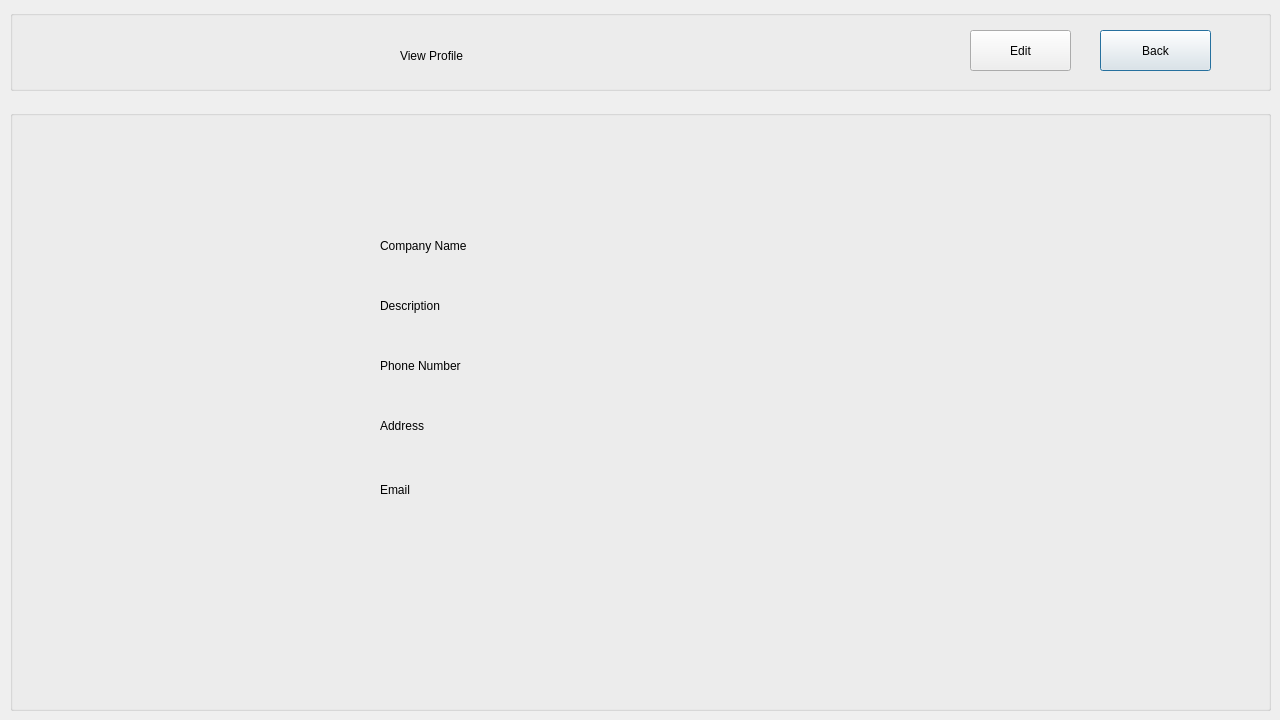
<?xml version="1.0" encoding="UTF-8"?>
<ui version="4.0">
 <class>vprofileemp</class>
 <widget class="QDialog" name="vprofileemp">
  <property name="geometry">
   <rect>
    <x>0</x>
    <y>0</y>
    <width>1280</width>
    <height>720</height>
   </rect>
  </property>
  <property name="windowTitle">
   <string>Dialog</string>
  </property>
  <widget class="QGroupBox" name="groupBox_empvp">
   <property name="geometry">
    <rect>
     <x>10</x>
     <y>10</y>
     <width>1261</width>
     <height>81</height>
    </rect>
   </property>
   <property name="title">
    <string/>
   </property>
   <widget class="QPushButton" name="pushButton_backvj">
    <property name="geometry">
     <rect>
      <x>1090</x>
      <y>20</y>
      <width>111</width>
      <height>41</height>
     </rect>
    </property>
    <property name="text">
     <string>Back</string>
    </property>
   </widget>
   <widget class="QPushButton" name="pushButton_editvj">
    <property name="geometry">
     <rect>
      <x>960</x>
      <y>20</y>
      <width>101</width>
      <height>41</height>
     </rect>
    </property>
    <property name="text">
     <string>Edit</string>
    </property>
   </widget>
   <widget class="QLabel" name="label_sjoblist">
    <property name="geometry">
     <rect>
      <x>390</x>
      <y>20</y>
      <width>361</width>
      <height>51</height>
     </rect>
    </property>
    <property name="text">
     <string>View Profile</string>
    </property>
   </widget>
   <widget class="QLabel" name="label_vppic">
    <property name="geometry">
     <rect>
      <x>290</x>
      <y>10</y>
      <width>91</width>
      <height>61</height>
     </rect>
    </property>
    <property name="text">
     <string/>
    </property>
   </widget>
  </widget>
  <widget class="QGroupBox" name="groupBox_vpfp">
   <property name="geometry">
    <rect>
     <x>10</x>
     <y>110</y>
     <width>1261</width>
     <height>601</height>
    </rect>
   </property>
   <property name="title">
    <string/>
   </property>
   <widget class="QLabel" name="label_vpecn">
    <property name="geometry">
     <rect>
      <x>370</x>
      <y>120</y>
      <width>221</width>
      <height>31</height>
     </rect>
    </property>
    <property name="text">
     <string>Company Name</string>
    </property>
   </widget>
   <widget class="QLabel" name="label_vpedes">
    <property name="geometry">
     <rect>
      <x>370</x>
      <y>180</y>
      <width>221</width>
      <height>31</height>
     </rect>
    </property>
    <property name="text">
     <string>Description</string>
    </property>
   </widget>
   <widget class="QLabel" name="label_vpepn">
    <property name="geometry">
     <rect>
      <x>370</x>
      <y>240</y>
      <width>211</width>
      <height>31</height>
     </rect>
    </property>
    <property name="text">
     <string>Phone Number</string>
    </property>
   </widget>
   <widget class="QLabel" name="label_vpead">
    <property name="geometry">
     <rect>
      <x>370</x>
      <y>300</y>
      <width>221</width>
      <height>31</height>
     </rect>
    </property>
    <property name="text">
     <string>Address</string>
    </property>
   </widget>
   <widget class="QLabel" name="label_vpe1">
    <property name="geometry">
     <rect>
      <x>670</x>
      <y>120</y>
      <width>381</width>
      <height>20</height>
     </rect>
    </property>
    <property name="text">
     <string/>
    </property>
   </widget>
   <widget class="QLabel" name="label_vpe5">
    <property name="geometry">
     <rect>
      <x>670</x>
      <y>180</y>
      <width>581</width>
      <height>20</height>
     </rect>
    </property>
    <property name="text">
     <string/>
    </property>
   </widget>
   <widget class="QLabel" name="label_vpe3">
    <property name="geometry">
     <rect>
      <x>670</x>
      <y>250</y>
      <width>381</width>
      <height>20</height>
     </rect>
    </property>
    <property name="text">
     <string/>
    </property>
   </widget>
   <widget class="QLabel" name="label_vpe4">
    <property name="geometry">
     <rect>
      <x>670</x>
      <y>310</y>
      <width>431</width>
      <height>20</height>
     </rect>
    </property>
    <property name="text">
     <string/>
    </property>
   </widget>
   <widget class="QLabel" name="label">
    <property name="geometry">
     <rect>
      <x>370</x>
      <y>370</y>
      <width>191</width>
      <height>20</height>
     </rect>
    </property>
    <property name="text">
     <string>Email</string>
    </property>
   </widget>
   <widget class="QLabel" name="label_vpe2">
    <property name="geometry">
     <rect>
      <x>670</x>
      <y>370</y>
      <width>421</width>
      <height>20</height>
     </rect>
    </property>
    <property name="text">
     <string/>
    </property>
   </widget>
  </widget>
 </widget>
 <resources/>
 <connections/>
</ui>
